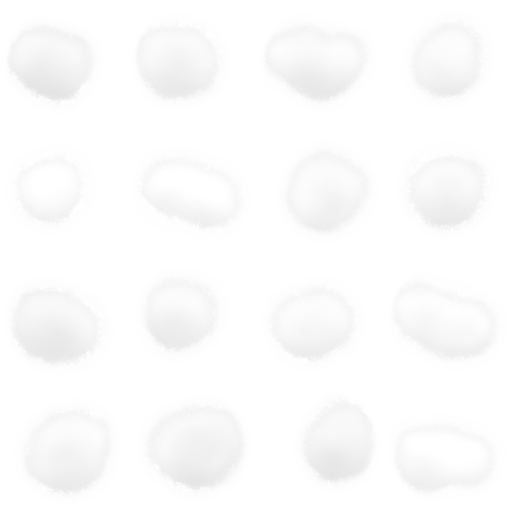
#> input picture roblox/assets/clouds/lobe_soft_lit_front.png, 1024 x 1024 px, given in place of lobe_tower_lit_front.png, which was not available (shown at 1/2 size)
$ python lobe_shader_proto.py
#> lines starting #> are read from the running program, lines starting #| are printed output that depends on the picture; pictures that were not available may be replaced by others from this repository, and a replacement may not be noted
"""Prototype of the Luau lobe relight shader (numpy). Preview only."""
import sys
import numpy as np
from PIL import Image

FAM = {
    "tower": dict(spheres=(3, 6), sub=14, flat=0.3, flip=False, billow=[(2.2, 0.09), (4.5, 0.035)]),
    "under": dict(spheres=(3, 6), sub=12, flat=0.45, flip=True, billow=[(2.0, 0.08), (4.0, 0.03)]),
    "soft": dict(spheres=(2, 4), sub=6, flat=0.0, flip=False, billow=[(1.6, 0.06)]),
}
R = 128
CELL = 1.3


def spheres(rng, fam):
    lo, hi = fam["spheres"]
    sph = [(rng.uniform(-0.24, 0.24), rng.uniform(-0.14, 0.14), rng.uniform(-0.14, 0.1), rng.uniform(0.2, 0.3))
           for _ in range(rng.integers(lo, hi + 1))]
    base = list(sph)
    for _ in range(fam["sub"]):
        cx, cy, cz, r = base[rng.integers(len(base))]
        d = rng.normal(size=3)
        d[2] = abs(d[2]) * 0.8 + 0.2 * d[2]
        d /= np.linalg.norm(d)
        rs = rng.uniform(0.09, 0.16)
        sph.append((cx + d[0] * r * 0.9, cy + d[1] * r * 0.9, cz + d[2] * r * 0.9, rs))
    return sph


def vnoise(rng, x, y, sc):
    # smooth value noise (bicubic of a random lattice)
    n = 16
    g = rng.normal(size=(n, n))
    u = (x * sc) % n
    v = (y * sc) % n
    i, j = np.floor(u).astype(int), np.floor(v).astype(int)
    fu, fv = u - i, v - j
    fu, fv = fu * fu * (3 - 2 * fu), fv * fv * (3 - 2 * fv)
    a = g[i % n, j % n]; b = g[(i + 1) % n, j % n]; c = g[i % n, (j + 1) % n]; d = g[(i + 1) % n, (j + 1) % n]
    return (a * (1 - fu) + b * fu) * (1 - fv) + (c * (1 - fu) + d * fu) * fv


def blur(a, r):
    k = 2 * r + 1
    p = np.pad(a, r, mode="edge")
    c = np.cumsum(np.cumsum(p, 0), 1)
    c = np.pad(c, ((1, 0), (1, 0)))
    return (c[k:, k:] - c[:-k, k:] - c[k:, :-k] + c[:-k, :-k]) / (k * k)


def shape(rng, fam):
    """front depth zf, back depth zb (toward the viewer +), on an R x R frame of CELL units"""
    c = ((np.arange(R) + 0.5) / R - 0.5) * CELL
    X, U = np.meshgrid(c, -c)  # x right, U up (row 0 = top)
    zf = np.full(X.shape, -9.0); zb = np.full(X.shape, 9.0)
    for cx, cy, cz, r in spheres(rng, fam):
        if fam["flip"]:
            cz = -cz
        d2 = (X - cx) ** 2 + (U - cz) ** 2
        h = np.sqrt(np.clip(r * r - d2, 0, None))
        hit = d2 < r * r
        # (depth: Blender's y is depth away from the camera; toward the viewer is -y)
        zf = np.where(hit, np.maximum(zf, -cy + h), zf)
        zb = np.where(hit, np.minimum(zb, -cy - h), zb)
    t = np.clip(zf - zb, 0, None)
    # billows: smooth noise moving the front surface
    for sc, amp in fam["billow"]:
        zf = zf + amp * vnoise(rng, X + 5, U + 5, sc * 2) * (t > 0)
    # the flat side where the lobe joins its cloud
    if fam["flat"] > 0:
        cut = (U + 0.36) if not fam["flip"] else (0.36 - U)
        k = np.clip(cut / 0.12, 0, 1)
        zf = np.where(t > 0, zb + (zf - zb) * (0.25 + 0.75 * k), zf)
    t = np.clip(zf - zb, 0, None)
    # rounded joins: smooth the surfaces where the cloud is
    w = blur((t > 0).astype(float), 6) + 1e-6
    zfs = blur(np.where(t > 0, zf, 0), 6) / w
    zbs = blur(np.where(t > 0, zb, 0), 6) / w
    zf = np.where(t > 0, zfs, zf); zb = np.where(t > 0, zbs, zb)
    t = np.clip(zf - zb, 0, None)
    # coverage: soft fringe, broken by noise
    edge = (vnoise(rng, X + 11, U + 3, 9) * 0.05 + vnoise(rng, X + 2, U + 7, 22) * 0.025) * (t > 0)
    cov = np.clip((t + edge - 0.02) / 0.4, 0, 1)
    cov = blur(cov, 6)
    cov = cov * cov * (3 - 2 * cov)
    return zf, zb, t, cov


def relight(zf, zb, t, cov, vs, sigma=22.0, g=0.3):
    """vs: the sun toward the cloud from the viewer (-1 front lit .. 1 back lit)"""
    Lt = -vs
    Lu = np.sqrt(max(0.0, 1 - Lt * Lt))
    px = CELL / R
    # surface normal
    gx = np.gradient(zf, axis=1) / px; gu = -np.gradient(zf, axis=0) / px
    n = np.stack([-gx, -gu, np.ones_like(zf)], -1)
    n /= np.linalg.norm(n, axis=-1, keepdims=True)
    ndl = n[..., 1] * Lu + n[..., 2] * Lt
    # march toward the sun from just under the front surface
    path = np.zeros_like(zf)
    ds = 0.03
    rows, cols = np.indices(zf.shape)
    z0 = zf - 0.03
    zfb, zbb, covb = blur(zf, 4), blur(zb, 4), blur(cov, 4)
    for k in range(1, 21):
        s = k * ds
        qr = np.clip(np.round(rows - s * Lu / px).astype(int), 0, R - 1)
        qz = z0 + s * Lt
        # (soft surfaces: density ramps in over 0.08 units, so shadows have soft edges)
        inside = np.clip((zfb[qr, cols] - qz) / 0.08, 0, 1) * np.clip((qz - zbb[qr, cols]) / 0.08, 0, 1) * covb[qr, cols]
        path += inside * ds
    T = 0.7 * np.exp(-sigma * path) + 0.3 * np.exp(-0.2 * sigma * path)
    def hg(c):
        return (1 - g * g) / (1 + g * g - 2 * g * c) ** 1.5
    phase = hg(-Lt) / hg(0.0)
    surf = 0.55 + 0.45 * np.clip(ndl * 0.5 + 0.5, 0, 1)
    sun = T * phase * surf
    ao = np.clip(1 - 3.0 * (blur(zf * (t > 0), 8) - zf * (t > 0)).clip(0), 0.5, 1)
    sky = ao * (0.75 + 0.25 * np.exp(-4 * blur(t, 4)))
    return 0.4 * sky + 0.6 * sun


def tone(raw, cov, mref=0.9, C=0.5):
    m = cov > 0.5
    mean = raw[m].mean()
    out = mref * (1 + C * (raw - mean) / mean)
    return np.clip(out, 0, 1)


def sheet(fam_name, seed=5):
    rng = np.random.default_rng(seed)
    fam = FAM[fam_name]
    frames = [shape(rng, fam) for _ in range(16)]
    outs = {}
    for name, vs in [("front", -0.85), ("side", 0.0), ("back", 0.85)]:
        img = np.zeros((4 * R, 4 * R, 4))
        raws = [relight(*f, vs) for f in frames]
        allm = np.concatenate([r[f[3] > 0.5] for r, f in zip(raws, frames)])
        mean = allm.mean()
        for i, (f, raw) in enumerate(zip(frames, raws)):
            L = np.clip(0.88 * (1 + 0.7 * (raw - mean) / mean), 0, 1)
            r0, c0 = (i // 4) * R, (i % 4) * R
            img[r0:r0 + R, c0:c0 + R, :3] = L[..., None]
            img[r0:r0 + R, c0:c0 + R, 3] = f[3]
        outs[name] = img
    return outs


def over(img, bg=0.45):
    a = img[..., 3:4]
    return img[..., :3] * a + bg * (1 - a)


if __name__ == "__main__":
    fam = sys.argv[1] if len(sys.argv) > 1 else "tower"
    o = sheet(fam)
    row = np.concatenate([over(o[k]) for k in ("front", "side", "back")], 1)
    old = []
    for k in ("front", "side", "back"):
        a = np.asarray(Image.open(f"roblox/assets/clouds/lobe_{fam}_lit_{k}.png").convert("RGBA").resize((4 * R, 4 * R)), np.float32) / 255
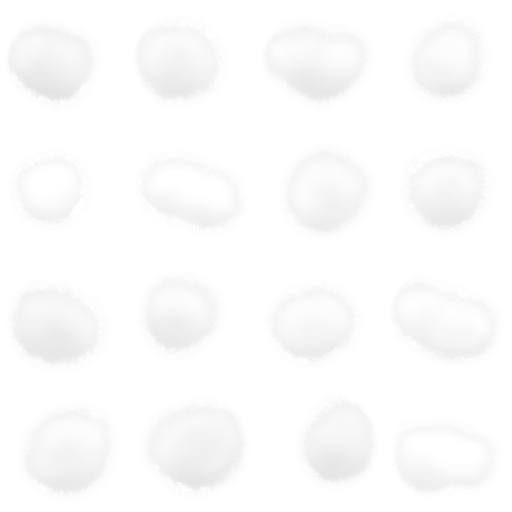
#> a: shape (512, 512, 4) float32; mean R, G, B, A 0.475, 0.475, 0.475, 0.288; transparent parts drawn white
        old.append(over(a))
#> call 4 of over, with bg = 0.45
#> in over (call 4), `a = img[..., 3:4]`:
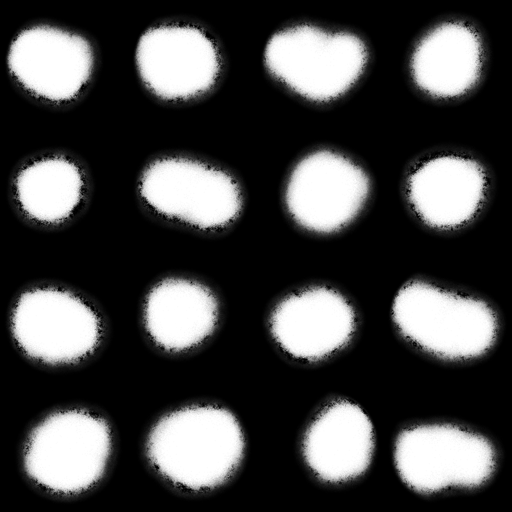
#> a: shape (512, 512, 1) float32; min 0, max 1, mean 0.288
#> in over (call 4), `return img[..., :3] * a + bg * (1 - a)`:
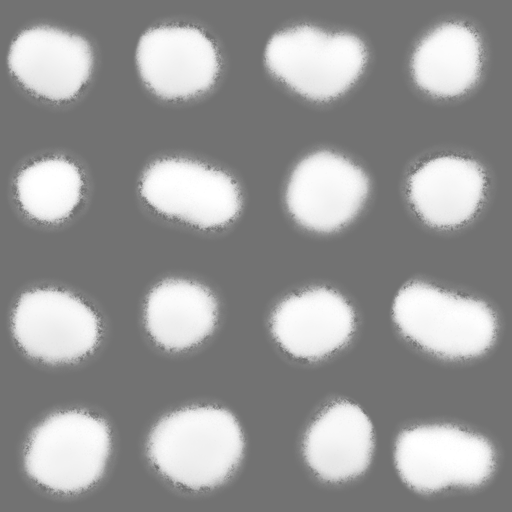
#> returned value: shape (512, 512, 3) float32; min 0.448, max 1, mean 0.595
#> pass 2 of the loop `for k in ("front", "side", "back"):`:
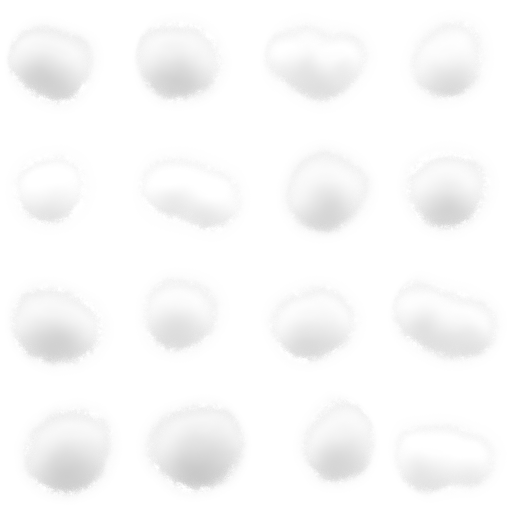
#> input picture roblox/assets/clouds/lobe_soft_lit_side.png, 1024 x 1024 px, given in place of lobe_tower_lit_side.png, which was not available (shown at 1/2 size)
#> `a = np.asarray(Image.open(f"roblox/assets/clouds/lobe_{fam}_lit_{k}.pn..`:
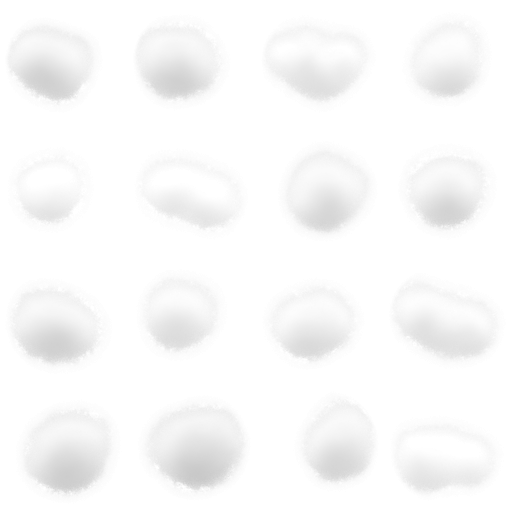
#> a: shape (512, 512, 4) float32; mean R, G, B, A 0.462, 0.462, 0.462, 0.288; transparent parts drawn white
#> in over (call 5), `return img[..., :3] * a + bg * (1 - a)`:
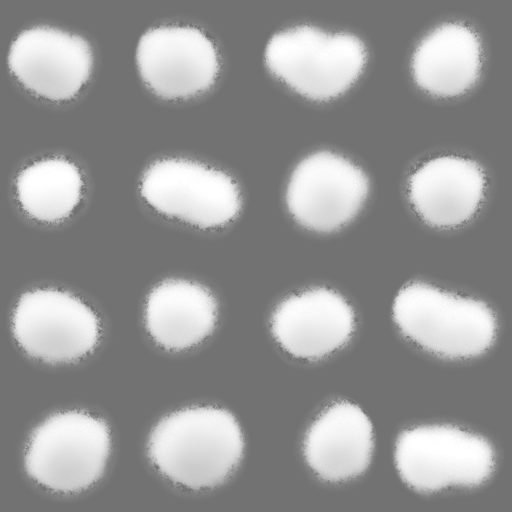
#> returned value: shape (512, 512, 3) float32; min 0.448, max 1, mean 0.587
#> pass 3 of the loop `for k in ("front", "side", "back"):`:
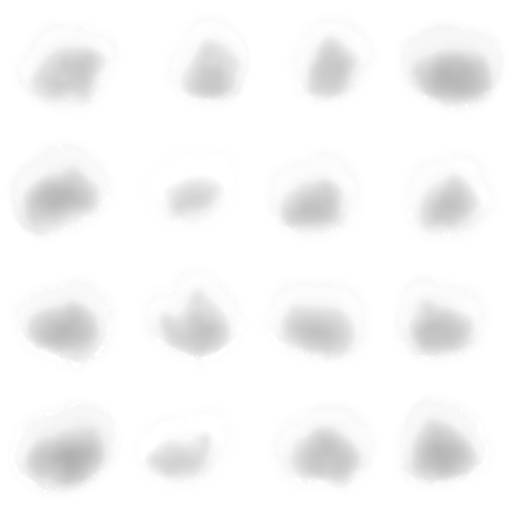
#> input picture roblox/assets/clouds/lobe_tower_lit_back.png, 1024 x 1024 px, found by its file name (shown at 1/2 size)
#> in over (call 6), `a = img[..., 3:4]`:
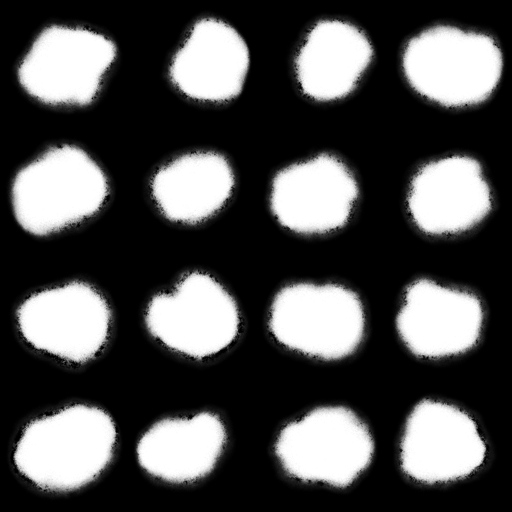
#> a: shape (512, 512, 1) float32; min 0, max 1, mean 0.324
#> in over (call 6), `return img[..., :3] * a + bg * (1 - a)`:
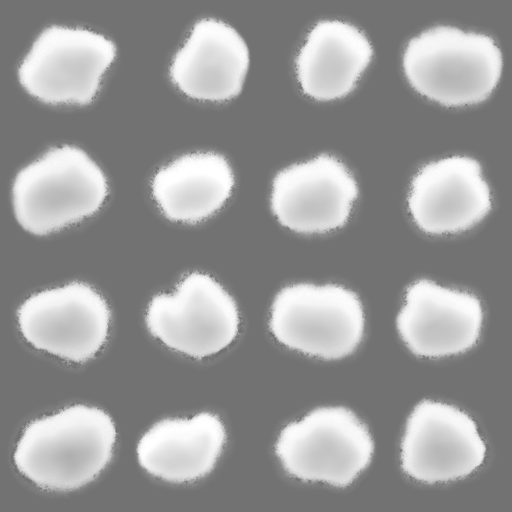
#> returned value: shape (512, 512, 3) float32; min 0.448, max 1, mean 0.595
    row2 = np.concatenate(old, 1)
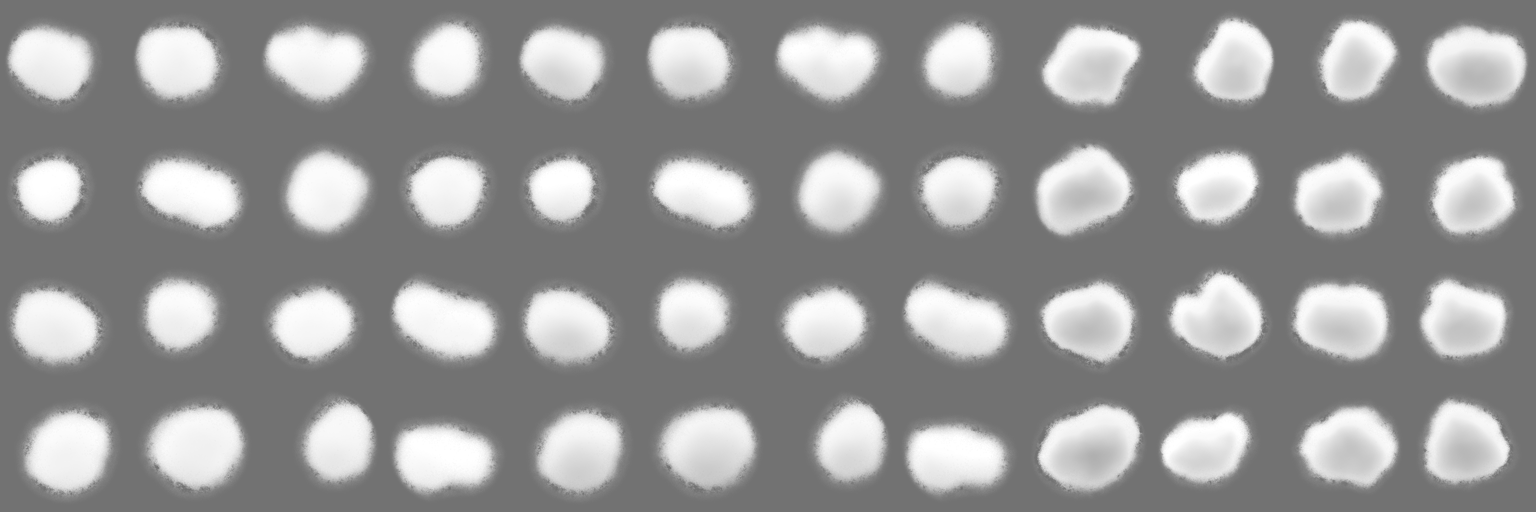
#> row2: shape (512, 1536, 3) float32; min 0.448, max 1, mean 0.593
    Image.fromarray((np.concatenate([row, row2], 0) * 255).astype(np.uint8)).save(f"C:/Users/alex1/.claude/jobs/75ceb608/tmp/relit_{fam}.png")
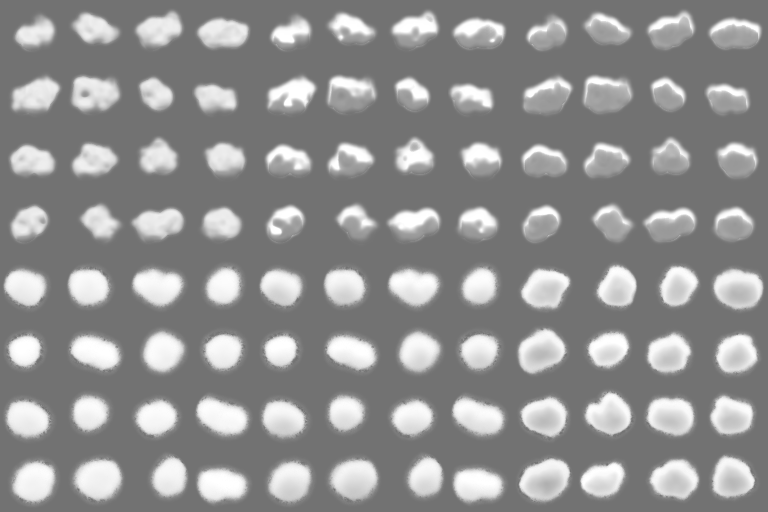
#> saved as relit_tower.png: PIL image 1536x1024 RGB (shown at 1/2 size); min 114, max 255, mean 143.8
    print("ok")
